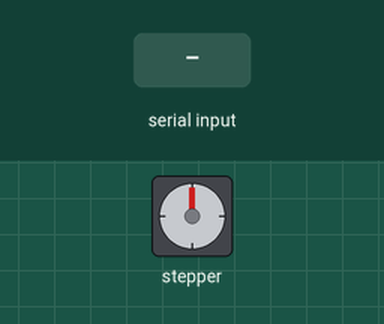
Recording of a sketch running on a simulated Arduino Uno, built with avr-gcc and run on an emulated ATmega328P. On the bench: stepper motor. The test bench sets the inputs (shaded band). Stepper angles assume 200 steps per turn.

Above: at 1.2 s.
1.3 s: "1\n" received over Serial
At 2.5 s:
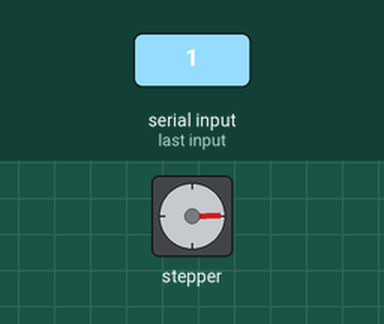
2.8 s: byte 10 ('\n') received over Serial
At 3.8 s:
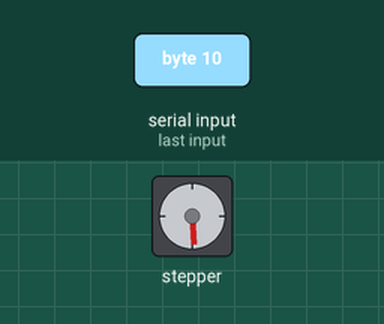
4.3 s: "0\n" received over Serial
At 4.9 s:
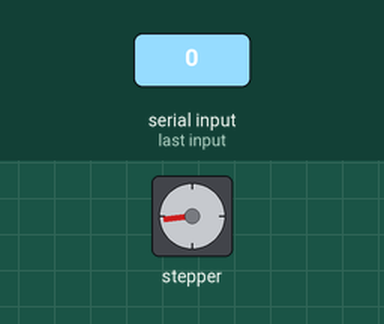
5.8 s: "2\n" received over Serial
At 6.2 s:
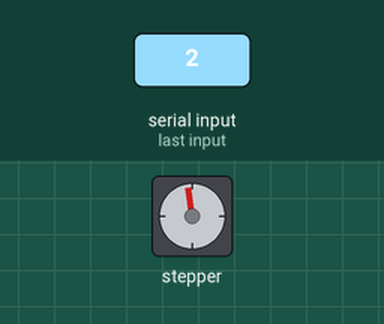
7.3 s: "0\n" received over Serial
At 8.4 s:
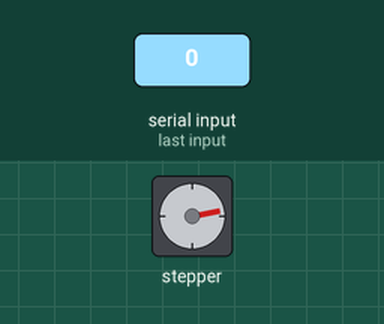
Timing chart, 0 to 9.8 s (numbered marks = the images above; inputs shaded):
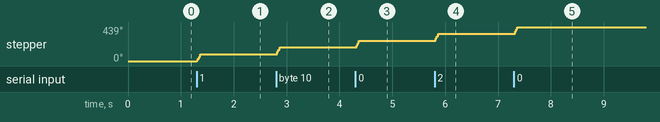

Measured:
- after the input at 1.3 s, stepper: turns 88° clockwise, starting at once
- after the input at 2.8 s, stepper: turns 88° clockwise, starting at once
- after the input at 4.3 s, stepper: turns 86° clockwise, starting at once
- after the input at 5.8 s, stepper: turns 90° clockwise, starting at once
- after the input at 7.3 s, stepper: turns 87° clockwise, starting at once

The sketch:

Stepper_motor_Serial_receive.ino
```cpp
/*
All 6 analog input pins are available. They can also be used as digital pins (pins #14 thru 19)

 Digital pin 2, and 13 are not used.

 The following pins are in use only if the DC/Stepper noted is in use:
 Digital pin 11: DC Motor #1 / Stepper #1 (activation/speed control)
 Digital pin 3: DC Motor #2 / Stepper #1 (activation/speed control)
 Digital pin 5: DC Motor #3 / Stepper #2 (activation/speed control)
 Digital pin 6: DC Motor #4 / Stepper #2 (activation/speed control)

 The following pins are in use if any DC/steppers are used
 Digital pin 4, 7, 8 and 12 are used to drive the DC/Stepper motors via the 74HC595 serial-to-parallel latch

 The following pins are used only if that particular servo is in use:
 Digitals pin 9: Servo #1 control
 Digital pin 10: Servo #2 control
 */

#include <AFMotor.h>

AF_Stepper motor(200, 2);

void setup()
{
  Serial.begin(9600);
  motor.setSpeed(250);  /* <-- HENRIK: Her ændres hastigheden på motoren (0-255)*/
}

boolean fullRead = false;
int index = 0;
int dataIn[8];

void loop()
{
  while (Serial.available())
  {
    byte b = Serial.read();
    if(b == '\n')
    {
      fullRead = true;
      index = 0;
      break;
    }
    else
    {
      dataIn[index] = b;
      index++;
    }
  }

  if(fullRead)
  {
    fullRead = false;
    if(dataIn[0] > 0)
    {
      //motor.setSpeed(dataIn[0]);
      //motor.step(1, FORWARD, DOUBLE);
      motor.step(dataIn[0], FORWARD, DOUBLE);
    }
    if(dataIn[0] < 0)
    {
      //motor.setSpeed(-1*dataIn[0]);
      //motor.step(1, BACKWARD,DOUBLE);
      motor.step(-1*dataIn[0], BACKWARD,DOUBLE);
    }
    if(dataIn[0] == 0)
    {
      motor.release();
    }
  }
}
```
